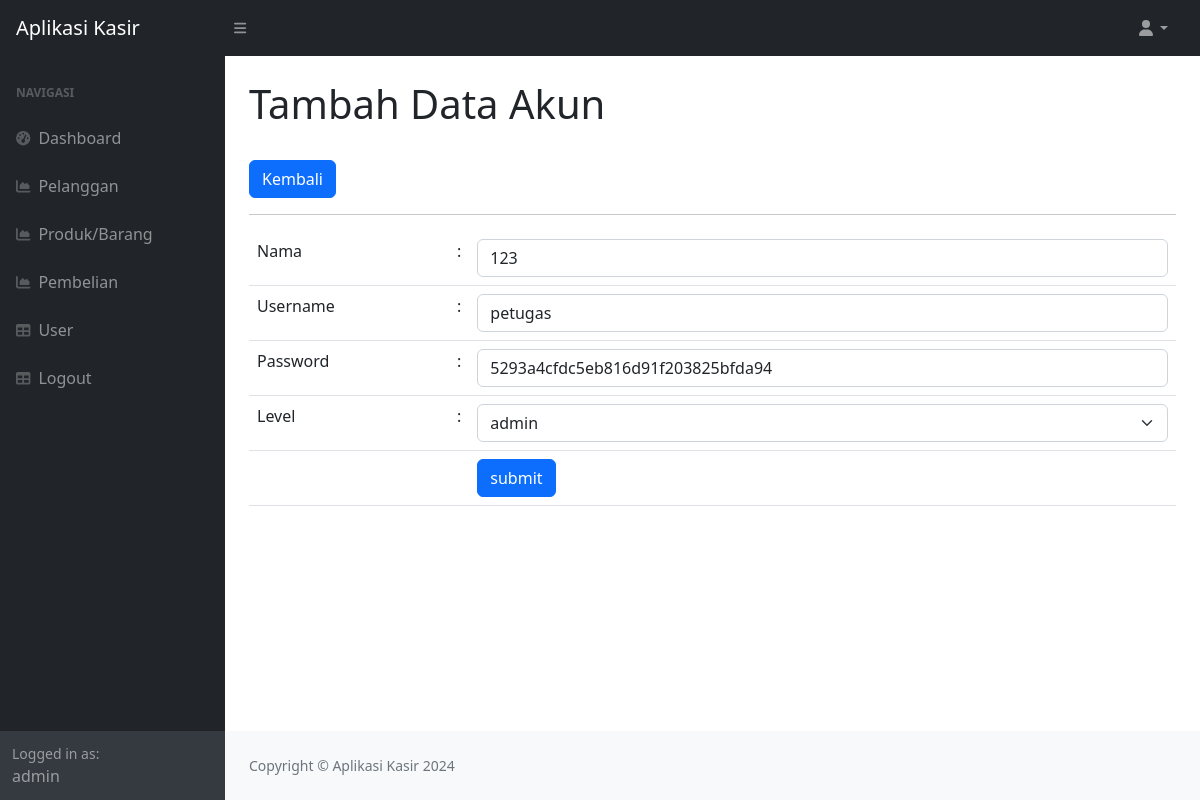
The app's page /index.php?page=user_ubah&&id=18 (signed in), older data.
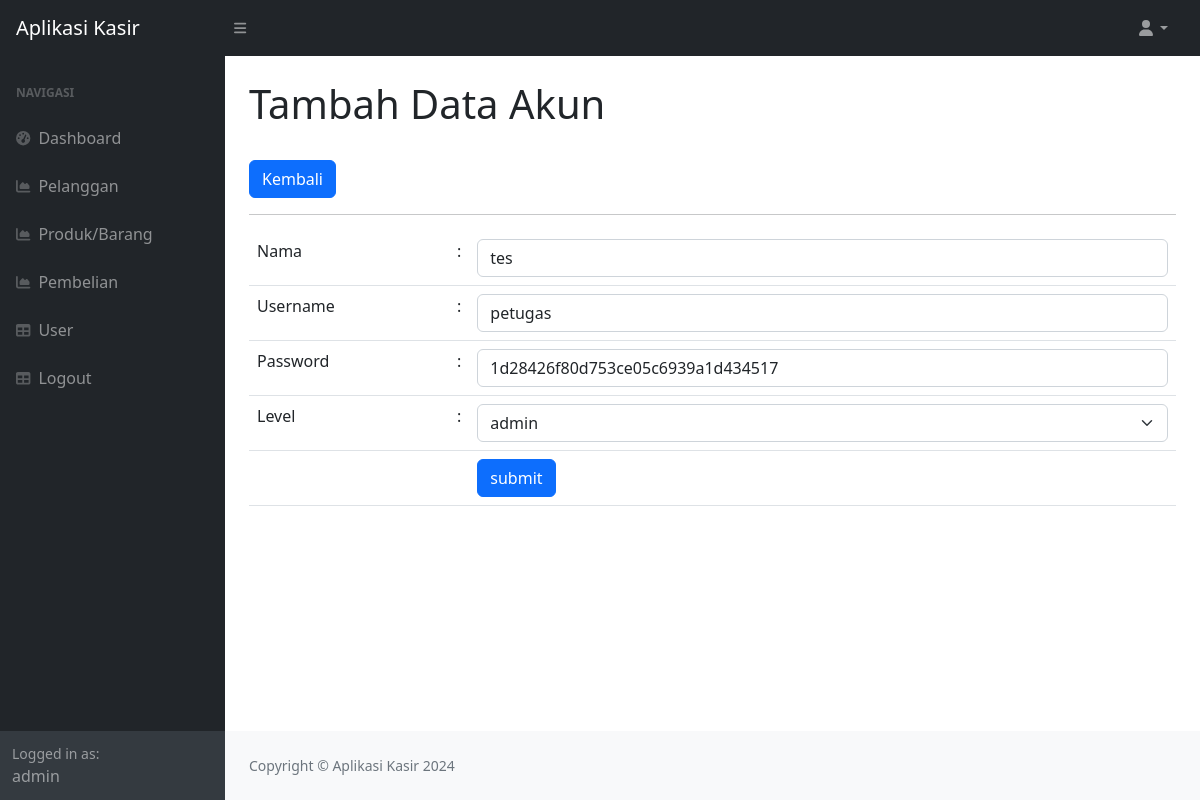
The same page, newer data.
### tables this page shows
CREATE TABLE `user` (
  `id_user` int(11) NOT NULL,
  `nama` varchar(255) DEFAULT NULL,
  `username` varchar(30) DEFAULT NULL,
  `password` varchar(35) DEFAULT NULL,
  `level` enum('admin','petugas') NOT NULL
);

### user_ubah.php (the view, shortened to what this page needs)
<?php
$id = $_GET['id'];
$query = mysqli_query($koneksi, "SELECT * FROM user WHERE id_user=$id");
$data = mysqli_fetch_array($query);
?>
<div class="container-fluid px-4">
    <h1 class="mt-4">Tambah Data Akun</h1>
    <a href="?page=user" class="btn btn-primary">Kembali</a>
    <hr>
    <form method="post">
        <table class="table table-border">
            <tr>
                <td width="200">Nama</td>
                <td width="1">:</td>
                <td><input class="form-control" value="<?php echo $data['nama']; ?>" type="text" name="nama"></td>
            </tr>
            <tr>
                <td width="200">Username</td>
                <td width="10">:</td>
                <td><input class="form-control" value="<?php echo $data['username']; ?>" type="text" name="username">
                </td>
            </tr>
            <tr>
                <td>Password</td>
                <td>:</td>
                <td><input class="form-control" value="<?php echo $data['password']; ?>" type="text" step="0"
                        name="password"></td>
            </tr>
            <tr>
                <td>Level</td>
                <td>:</td>
                <td>
                    <select class="form-control form-select" name="level">
                        <option value="admin" <?php echo ($data['level'] == 'admin') ? 'selected' : ''; ?>>admin</option>
                    </select>
                </td>
            </tr>
            <tr>
                <td></td>
                <td></td>
                <td>
                    <button type="submit" class="btn btn-primary">submit</button>
                </td>
            </tr>
        </table>
    </form>
</div>

Row changes from the older to the newer data that the page shows:
changed user "petugas": nama "123" → "tes"; password "5293a4cfdc5eb816d91f203825bfda94" → "1d28426f80d753ce05c6939a1d434517"
